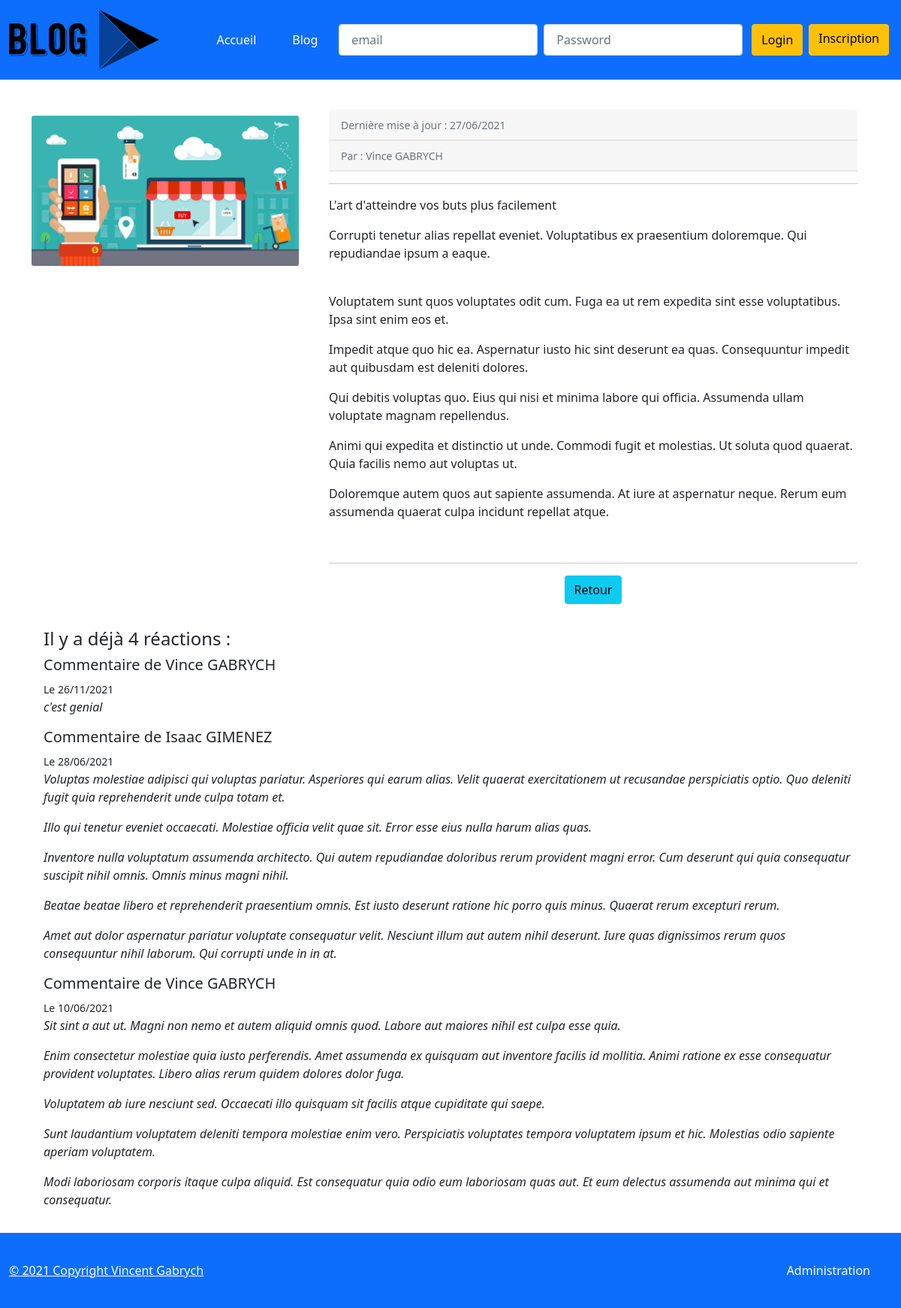
The page /index.php?controller=ArticleController&task=showOneArticle&id=3 on the database as committed earlier.
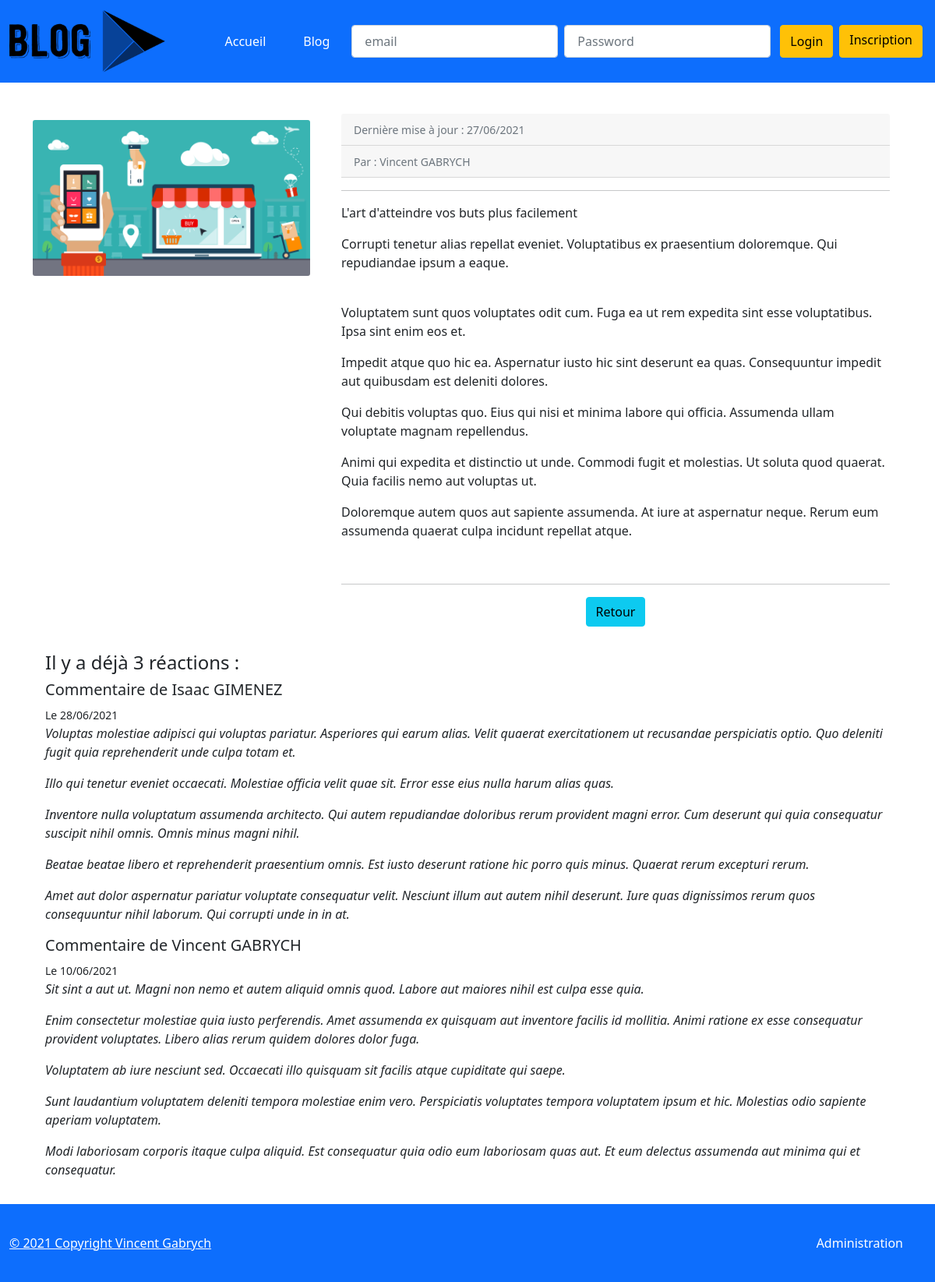
The same page on the database as committed later.
### tables this page shows
CREATE TABLE IF NOT EXISTS `comments` (
  `id` int(11) NOT NULL AUTO_INCREMENT,
  `author_id` int(11) NOT NULL,
  `article_id` int(11) NOT NULL,
  `content` longtext,
  `created_at` datetime DEFAULT NULL,
  `publied` tinyint(1) DEFAULT NULL,
  PRIMARY KEY (`id`),
  KEY `fk_comments_Users1_idx` (`author_id`),
  KEY `fk_comments_posts1_idx` (`article_id`)
);

### libraries/Renderer.php (called while the page is built, shortened)
<?php
class Renderer
{
public static function render(string $path, array $variables = []): void
    {
        extract($variables);
        require('templates/' . $path . '.html.php');
        require('templates/home/layout.html.php');
    }
}

### libraries/controllers/ArticleController.php (called while the page is built, shortened)
<?php
require_once('libraries/services/BlogService.php');
require_once('libraries/renderer.php');
class ArticleController
{
    public function showOneArticle()
    {
        $id = filter_input(INPUT_GET, 'id', FILTER_VALIDATE_INT);
        $article = (new BlogService())->getOneArticleWithComments($id);
        $avm = new ArticleViewModel();
        $avm->article = $article;
        \Renderer::render('articles/show', compact('avm'));
    }
}

### libraries/Application.php (called while the page is built, shortened)
<?php
class Application
{
     public static function process()
    {
            $taskName = self::getTaskName();
            $controller = new $controllerName();
            $controller->$taskName();
    }
    private static function getTaskName(): string
    {
        $taskName = filter_input(INPUT_GET, "task", FILTER_SANITIZE_SPECIAL_CHARS);
        return $taskName;
    }
}

### index.php (called while the page is built, shortened)
<?php
require_once('libraries/Application.php');
Application::process();

### DataBase/Database.php (called while the page is built)
<?php
class Database
{
    public static function getPdo(int $errorMode =  PDO::ERRMODE_EXCEPTION, int $fetchMode = PDO::FETCH_ASSOC): PDO
    {
        return new PDO('mysql:host=localhost;dbname=projet5;charset=utf8', 'root', 'root', [
            PDO::ATTR_ERRMODE => $errorMode,
            PDO::ATTR_DEFAULT_FETCH_MODE => $fetchMode
        ]);
    }
}

### libraries/services/BlogService.php (called while the page is built, shortened)
<?php
require_once('libraries/Repositories/ArticleRepository.php');
require_once('libraries/Repositories/CommentRepository.php');
require_once('libraries/Models/model/Article.Model.php');
require_once('libraries/Models/model/CommentWithNameModel.php');
require_once('libraries/Models/model/User.Model.php');
class BlogService
{
    public function getOneArticleWithComments(int $id) : ?ArticleModel
    {
        $articleRepo = new ArticleRepository();
        $commentRepo = new CommentRepository();
        $userRepo = new UserRepository();
        $articleEntity = $articleRepo->getOneArticle($id);
        $commentsEntities = $commentRepo->getCommentsByArticleId($id);
        $userArticleEntity = $userRepo->getUserById($articleEntity->getUserId());
        $userModel = new UserModel();
        $userModel->setId($userArticleEntity->getId());
        $userModel->setFirstname(ucfirst(strtolower($userArticleEntity->getFirstname()) ));
        $userModel->setLastname(strtoupper($userArticleEntity->getLastname()));
        $userModel->setEmail($userArticleEntity->getEmail());
        $userModel->setFullname($userModel->getFirstname() . ' ' . $userModel->getLastname());
        $userModel->setRole($userArticleEntity->getRole());
        $commentsModel = [];
        foreach($commentsEntities as $c)
        {
            $cm = new CommentWithNameModel();
            $cm->setId($c->getId());
            $CommentsUserEntity = $userRepo->getUserById($c->getAuthorId());
            $userCommentModel = new UserModel();
            $userCommentModel->setId($CommentsUserEntity->getId());
            $userCommentModel->setFirstname(ucfirst(strtolower($CommentsUserEntity->getFirstname()) ));
            $userCommentModel->setLastname(strtoupper($CommentsUserEntity->getLastname()));
            $cm->setFullname($userCommentModel->getFirstname() ."  ". $userCommentModel->getLastname() );
            $cm->setArticleId($c->getArticleId());
            $cm->setContent($c->getContent());
            $cm->setCreatedAt($c->getCreatedAt());
            $cm->setPublied($c->getPublied());
            $cm->setCensored( strpos($cm->getContent(), 'http://') !== false );
            array_push($commentsModel, $cm);
        }
        $articleModel = new ArticleModel();
        $articleModel->setAllComments($commentsModel);
        $articleModel->setAuthor($userModel);
        $articleModel->setChapo($articleEntity->getChapo());
        $articleModel->setContent($articleEntity->getContent());
        $articleModel->setCreatedAt($articleEntity->getCreatedAt());
        $articleModel->setId($articleEntity->getId());
        $articleModel->setPosted($articleEntity->getPosted());
        $interval = date_diff($articleModel->getCreatedAt(), new DateTime('now'));
        $articleModel->setRecent( $interval->format('%a') < 31 );
        $articleModel->setTitle($articleEntity->getTitle());
        return $articleModel;
    }
}

### libraries/Repositories/ArticleRepository.php (called while the page is built, shortened)
<?php
require_once('DataBase/database.php');
class ArticleRepository
{
    public function __construct()
    {
        $this->pdo = \Database::getPdo();
    }
    private function toArticleEntity($line): ArticleEntity {
        $article = new ArticleEntity();
        $article->setId(intval($line['id']));
        $article->setTitle($line['title']);
        $article->setChapo($line['chapo']);
        $article->setContent($line['content']);
        $article->setUserId(intval($line['user_id']));
        $article->setCreatedAt(new DateTime($line['created_at']));
        $article->setPosted($line['posted'] === null ? false : $line['posted']);
        return $article;
    }
    public function getOneArticle(int $id): ?ArticleEntity
    {
        $query = $this->pdo->prepare("SELECT a.* FROM articles as a where a.id = :id");
        $query->execute(['id' => $id]);
        $articleLine = $query->fetch();
        $article = null;
        if ($articleLine !== false) {
            $article = $this->toArticleEntity($articleLine);
        }
        return $article;
    }
}

### libraries/models/Model/Article.Model.php (called while the page is built, shortened)
<?php
class ArticleModel
{
    private $allComments;
    private $author;
    public function getAllComments(): array
    {
        return $this->allComments;
    }
    public function setAllComments(array $comments)
    {
        $this->allComments = $comments;
    }
    public function getAuthor(): ?UserModel
    {
        return $this->author;
    }
    public function setAuthor(UserModel $author)
    {
        $this->author = $author;
    }
}

### libraries/models/Model/User.model.php (called while the page is built, shortened)
<?php
class UserModel
{
    private $fullname;
    public function getFullname() : string
    {
        return $this->fullname;
    }
    public function setFullname(string $fullname)
    {
        $this->fullname = $fullname;
    }
}

### libraries/models/Model/CommentWithNameModel.php (called while the page is built, shortened)
<?php
require_once('libraries/models/model/User.model.php');
class CommentWithNameModel extends UserModel
{
    private $content;
    private $createdAt;
    private $publied;
    public function getContent(): string
    {
        return $this->content;
    }
    public function setContent(string $content): void
    {
        $this->content = $content;
    }
    public function getCreatedAt(): DateTime
    {
        return $this->createdAt;
    }
    public function setCreatedAt(DateTime $createdAt): void
    {
        $this->createdAt = $createdAt;
    }
    public function isPublied(): bool
    {
        return $this->publied;
    }
    public function setPublied(bool $publied): void
    {
        $this->publied = $publied;
    }
}

### libraries/Repositories/CommentRepository.php (called while the page is built, shortened)
<?php
require_once('DataBase/database.php');
class CommentRepository
{
    public function __construct()
    {
        $this->pdo = \Database::getPdo();
    }
    public function getCommentsByArticleId(int $id): array
    {
        $query = $this->pdo->prepare(
            " SELECT c.* FROM Comments as c Where c.article_id= :id ORDER BY created_At DESC"
        );
        $query->execute(['id' => $id]);
        $allComments = [];
        while ($commentLine = $query->fetch()) {
            $comment = new CommentEntity();
            $comment->setId($commentLine['id']);
            $comment->setAuthorId($commentLine['author_id']);
            $comment->setArticleId($commentLine['article_id']);
            $comment->setContent($commentLine['content']);
            $comment->setCreatedAt(new DateTime($commentLine['created_at']));
            $comment->setPublied($commentLine['publied'] === null ? false:$commentLine['publied']);
            array_push($allComments, $comment);
        }
        return $allComments;
    }
}

### templates/articles/show.html.php (the view, shortened to what the changed rows need)
<div class="row">
        <div class="col-lg-8">
            <div class="card-body">
                    <div class="card-header"><small class="text-muted">Par : <?= $avm->article->getAuthor()->getFullname() ?></small></div>
                    <br>
                    <br>
            </div>
        </div>
</div>
<div class="card-body Comment">
    <?php if (count($avm->article->getAllComments()) === 0) : ?>
        <h4>Il n'y a pas encore de commentaires pour cet article ... SOYEZ LE PREMIER ! :D</h4>
    <?php else : ?>
        <h4>Il y a déjà <?= count($avm->article->getAllComments()) ?> réactions : </h4>
        <?php foreach ($avm->article->getAllComments() as $commentaire) : if ($commentaire->isPublied() == 1){  ?>
            <h5>Commentaire de <?= $commentaire->getFullname() ?></h5>
            <small>Le <?= $commentaire->getCreatedAt()->format('d/m/Y') ?></small>
            <blockquote>
                <em><?= $commentaire->getContent() ?></em>
            </blockquote>
        <?php } endforeach ?>
    <?php endif ?>
</div>

Rows that differ between the two databases and show on the page:
removed comments: Fullname "Vince GABRYCH", format "26/11/2021", content "c'est genial"
computed for comments (number 2 of 2 on the later page): Fullname "Vince GABRYCH" → "Vincent GABRYCH"
Other text that changed with them:
$avm->article->getAuthor()->getFullname(): "Vince GABRYCH" → "Vincent GABRYCH"
count($avm->article->getAllComments()): "4" → "3"
